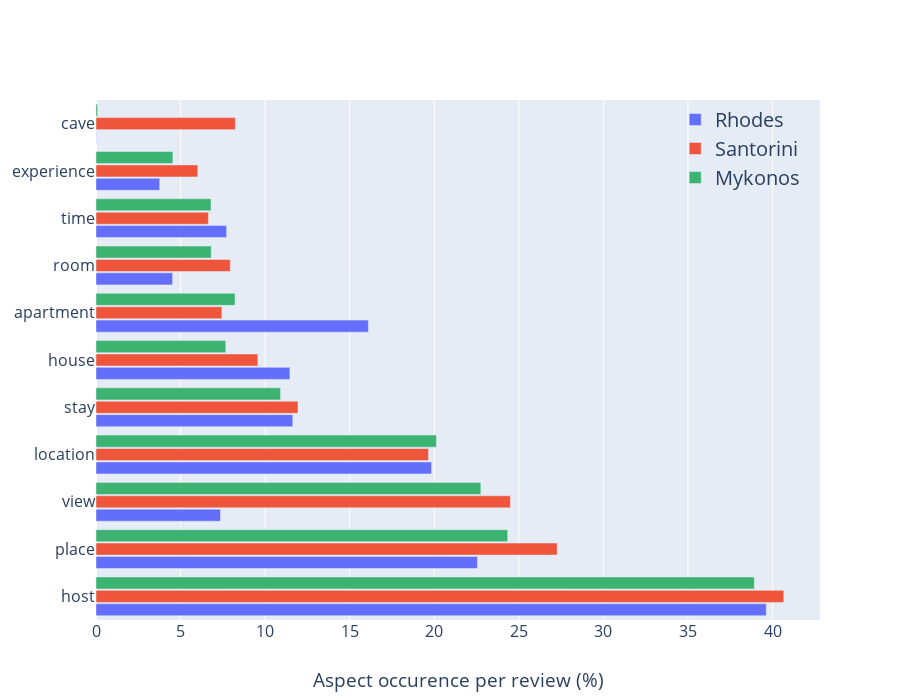

Notebook code cell kept with this figure:
### Code cell
bar_plot_word_index0 = 0
bar_plot_word_index1 = 11

collective_aspects = collections.Counter()
for a in island_aspects_merged.values():
    collective_aspects += a


bar_plot_words = collective_aspects.most_common()[bar_plot_word_index0: bar_plot_word_index1]
bar_plot_words = [word for word, _ in bar_plot_words]

bar_plot_counts = {k: np.array([a[word] for word in bar_plot_words]) * 100.0 / len(island_reviews[k]) 
                   for k, a in island_aspects_merged.items()}

fig = go.Figure()
fig.add_trace(go.Bar(
    y=bar_plot_words,
    x=bar_plot_counts["Rhodes"],
    name="Rhodes",
    orientation="h",
))
fig.add_trace(go.Bar(
    y=bar_plot_words,
    x=bar_plot_counts["Santorini"],
    name="Santorini",
    orientation="h"
))
fig.add_trace(go.Bar(
    y=bar_plot_words,
    x=bar_plot_counts["Mykonos"],
    name="Mykonos",
    orientation="h",
    marker_color="mediumseagreen"
))

# Here we modify the tickangle of the xaxis, resulting in rotated labels.
fig.update_layout(barmode="group", 
                  width=900,
                  height=700,
                  font_size=16, 
                  xaxis_title="Aspect occurence per review (%)",
                  bargap=0.15, # gap between bars of adjacent location coordinates.
                  bargroupgap=0.1, # gap between bars of the same location coordinate.
                  legend=dict(x=0.8, y=1.0,bgcolor='rgba(255, 255, 255, 0)', 
                              bordercolor='rgba(255, 255, 255, 0)', font_size=20)
                  )
fig.show()

### Figure 1 — Plotly figure (JSON) as saved in the notebook; plotly's stock layout.template omitted (floating-point values rounded to 4 significant figures)
{"data": [{"name": "Rhodes", "orientation": "h", "type": "bar", "x": [39.63, 22.55, 7.36, 19.84, 11.64, 11.47, 16.1, 4.528, 7.723, 3.765, 0.01647], "y": ["host", "place", "view", "location", "stay", "house", "apartment", "room", "time", "experience", "cave"]}, {"name": "Santorini", "orientation": "h", "type": "bar", "x": [40.67, 27.27, 24.5, 19.66, 11.94, 9.57, 7.443, 7.942, 6.647, 6.018, 8.241], "y": ["host", "place", "view", "location", "stay", "house", "apartment", "room", "time", "experience", "cave"]}, {"marker": {"color": "mediumseagreen"}, "name": "Mykonos", "orientation": "h", "type": "bar", "x": [38.92, 24.34, 22.75, 20.13, 10.91, 7.673, 8.221, 6.813, 6.801, 4.545, 0.09426], "y": ["host", "place", "view", "location", "stay", "house", "apartment", "room", "time", "experience", "cave"]}], "layout": {"bargap": 0.15, "bargroupgap": 0.1, "barmode": "group", "font": {"size": 16}, "height": 700, "legend": {"bgcolor": "rgba(255, 255, 255, 0)", "bordercolor": "rgba(255, 255, 255, 0)", "font": {"size": 20}, "x": 0.8, "y": 1}, "width": 900, "xaxis": {"title": {"text": "Aspect occurence per review (%)"}}}}
